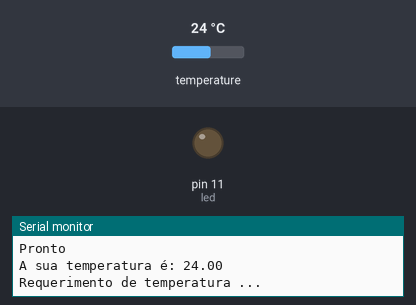
A sketch run on a simulated Arduino Uno, built with avr-gcc and run on an emulated ATmega328P. Shown: output pins drawn as LEDs (lit = HIGH), the last lines printed to the serial monitor. The test bench sets the inputs (shaded band); at power-on: temperature 24 °C.

Above: at 1.5 s.
1.6 s: temperature set to 29.5 °C
3.1 s: temperature set to 30.4 °C
At 4.5 s:
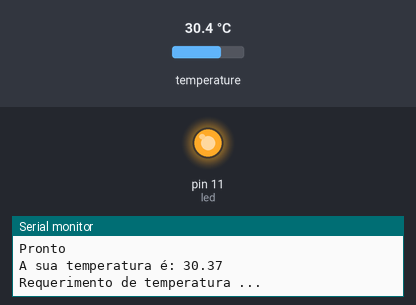
4.9 s: temperature set to 12 °C
At 5.4 s:
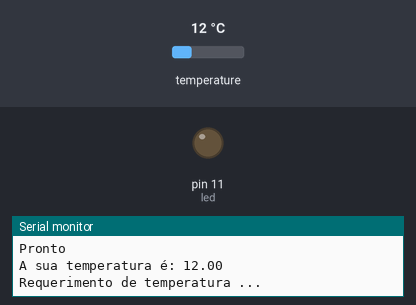
8.6 s: temperature set to 33 °C
At 9.6 s:
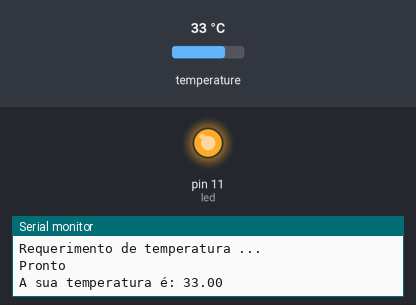
Timing chart, 0 to 11.1 s (numbered marks = the images above; inputs shaded):
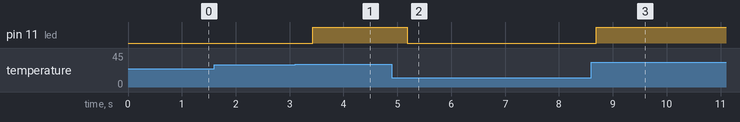

Measured:
- the behaviour switches between 30 and 30.1 °C on temperature (found by bisection; images 0 and 1)
- after the input at 3.1 s, pin 11 (led): LOW → HIGH after 0.32 s
- after the input at 4.9 s, pin 11 (led): HIGH → LOW after 0.28 s
- after the input at 8.6 s, pin 11 (led): LOW → HIGH after 0.09 s

The sketch:

experimento06.ino
```cpp
#include <OneWire.h>
#include <DallasTemperature.h>


#define dados 8
#define led 11
#define alarme 30
OneWire oneWire(dados);

DallasTemperature sensors(&oneWire);


void setup() {
  pinMode(led,OUTPUT);
  Serial.begin(9600);
  Serial.println("Demonstração do funcionamento do sensor");
  sensors.begin();
}

void loop() {
  Serial.println("Requerimento de temperatura ...");
  sensors.requestTemperatures();
  Serial.println("Pronto");


  Serial.print("A sua temperatura é: ");
  Serial.print(sensors.getTempCByIndex(0));
  Serial.print("\n");
  if (sensors.getTempCByIndex(0) > alarme) {
    digitalWrite(led,HIGH);
  } else {
    digitalWrite(led,LOW);
  }
  delay(100);

}
```
